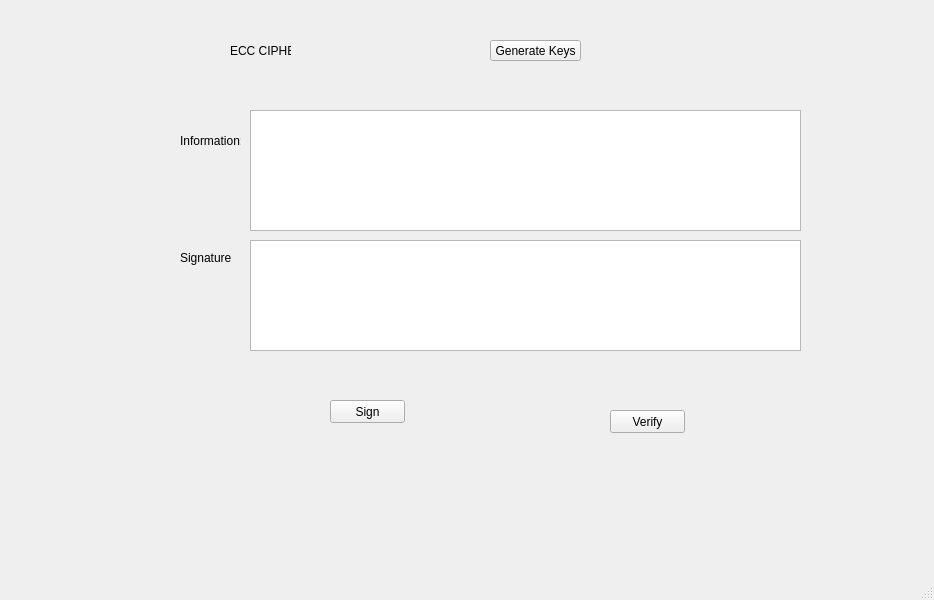
<?xml version="1.0" encoding="UTF-8"?>
<ui version="4.0">
 <class>MainWindow</class>
 <widget class="QMainWindow" name="MainWindow">
  <property name="geometry">
   <rect>
    <x>0</x>
    <y>0</y>
    <width>934</width>
    <height>600</height>
   </rect>
  </property>
  <property name="windowTitle">
   <string>MainWindow</string>
  </property>
  <widget class="QWidget" name="centralwidget">
   <widget class="QLabel" name="label">
    <property name="geometry">
     <rect>
      <x>230</x>
      <y>40</y>
      <width>61</width>
      <height>21</height>
     </rect>
    </property>
    <property name="text">
     <string>ECC CIPHER</string>
    </property>
   </widget>
   <widget class="QPushButton" name="btn_gen_keys">
    <property name="geometry">
     <rect>
      <x>490</x>
      <y>40</y>
      <width>91</width>
      <height>21</height>
     </rect>
    </property>
    <property name="text">
     <string>Generate Keys</string>
    </property>
   </widget>
   <widget class="QLabel" name="label_2">
    <property name="geometry">
     <rect>
      <x>180</x>
      <y>130</y>
      <width>61</width>
      <height>21</height>
     </rect>
    </property>
    <property name="text">
     <string>Information:</string>
    </property>
   </widget>
   <widget class="QTextEdit" name="txt_info">
    <property name="geometry">
     <rect>
      <x>250</x>
      <y>110</y>
      <width>551</width>
      <height>121</height>
     </rect>
    </property>
   </widget>
   <widget class="QPushButton" name="btn_sign">
    <property name="geometry">
     <rect>
      <x>330</x>
      <y>400</y>
      <width>75</width>
      <height>23</height>
     </rect>
    </property>
    <property name="text">
     <string>Sign</string>
    </property>
   </widget>
   <widget class="QPushButton" name="btn_verify">
    <property name="geometry">
     <rect>
      <x>610</x>
      <y>410</y>
      <width>75</width>
      <height>23</height>
     </rect>
    </property>
    <property name="text">
     <string>Verify</string>
    </property>
   </widget>
   <widget class="QTextEdit" name="txt_sign">
    <property name="geometry">
     <rect>
      <x>250</x>
      <y>240</y>
      <width>551</width>
      <height>111</height>
     </rect>
    </property>
   </widget>
   <widget class="QLabel" name="label_3">
    <property name="geometry">
     <rect>
      <x>180</x>
      <y>250</y>
      <width>51</width>
      <height>16</height>
     </rect>
    </property>
    <property name="text">
     <string>Signature:</string>
    </property>
   </widget>
  </widget>
  <widget class="QMenuBar" name="menubar">
   <property name="geometry">
    <rect>
     <x>0</x>
     <y>0</y>
     <width>934</width>
     <height>21</height>
    </rect>
   </property>
  </widget>
  <widget class="QStatusBar" name="statusbar"/>
 </widget>
 <resources/>
 <connections/>
</ui>
